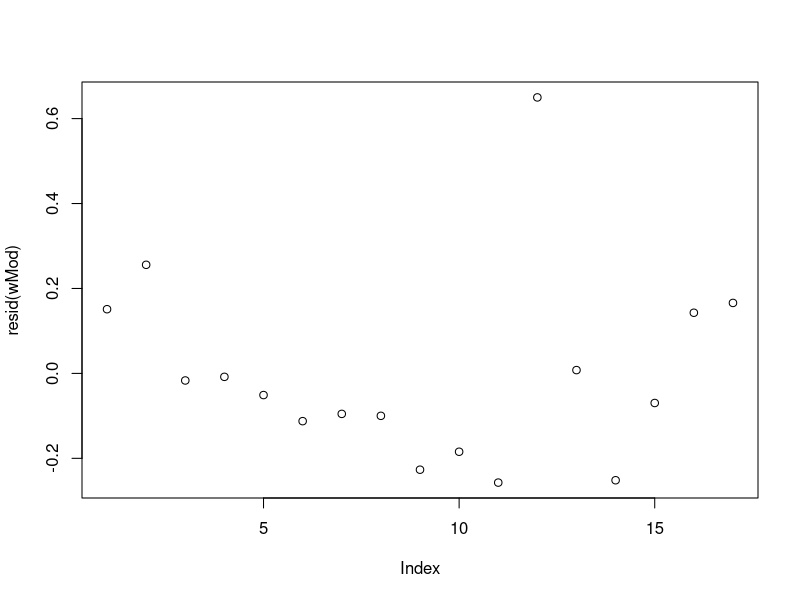

The R script that drew this image:
## ---- chunk 1
uTest = function(c0, c1, cstar, alternative, data) {
    model = lm(y~x, data)
    b0 = coef(model)[1]
    b1 = coef(model)[2]
    resids = resid(model)
    n = dim(data)[1]
    xbar = mean(data$x)
    S2 = sum(resids^2)
    sx = sum((data$x - xbar)^2)
    sigma = sqrt(S2/(n - 2))
    uStat = (c0^2/n + (c0*xbar - c1)^2/sx)^(-0.5)*((c0*b0 +c1*b1 - cstar)/sigma)
    cat("U statistic:", uStat, "\n")
    degFree = n - 2
    if (alternative == "not.equal") {
        cat("P value:", 2*pt(uStat, df=degFree))        
    } else if(alternative =="lesser") {
        cat("P value:", pt(uStat, df=degFree))
    } else {
        cat("P value:", pt(uStat, df=degFree, lower.tail = FALSE))
    }
}
## ---- chunk 2
predInt = function(data, xnew, a0) {
    model = lm(y~x, data = data)
    n = dim(data)[1]
    xbar = mean(data$x)
    resids = resid(model)
    S2 = sum(resids^2)
    sx = sqrt(sum((data$x - xbar)^2))
    sig = sqrt(S2/(n - 2))
    yhat = predict(model, data.frame(x=c(xnew)))
    tcoef = qt((1 - a0/2), df = (n- 2))
    return(yhat + c(-1, 1)*tcoef*sig*sqrt(1 + 1/n + (xnew - xbar)^2/sx^2))
}
## ---- chunk 3
water = data.frame(x=c(194.5, 194.3, 197.9, 198.4, 199.4, 199.9, 200.9, 201.1, 201.4, 201.3, 203.6, 204.6, 209.5, 208.6, 210.7, 211.9, 212.2), y=c(20.79, 20.79, 22.4, 22.67, 23.15, 23.35, 23.89, 23.99, 24.02, 24.01, 25.14, 26.57, 28.49, 27.76, 29.04, 29.88, 30.06))
wMod = lm(y~x, data = water)
summary(wMod)
## ---- chunk 4
plot(resid(wMod))
## ---- chunk 5
logMod = lm(log(y)~x, data = water)
summary(logMod)
## ---- chunk 6
sigPrime = function(model) {
    resids = resid(model)
    n = length(resids)
    return(sqrt(sum(resids^2)/ (n - 2)))
}
## ---- chunk 7
regConf = function(data, alpha){
    n = dim(data)[1]
    model = lm(y~x, data = data)
    intercept = coef(model)[1]
    slope = coef(model)[2]
    resids = resid(model)
    xbar = mean(data$x)
    S2 = sum(resids^2)
    sx = sqrt(sum((data$x - xbar)^2))
    sigma = sqrt(S2/(n - 2))
    tstar = qt(1.0 - alpha/2, df = (n - 2))
    confSlope = slope + c(-1, 1)*sigma/sx * tstar
    confInt = intercept + c(-1, 1)*sigma*sqrt(1/n + (xbar/sx)^2)*tstar
    cat("Confidence interval for intercept:", confInt, "\n")
    cat("Confidence interval for slope:", confSlope)
}
## ---- chunk 8
unemp = matrix(c(rep(1, 10), 113, 123, 127, 138, 130, 146, 151, 152, 141, 159, seq(1, 10, 1), 3.1, 1.9, 1.7, 1.6, 3.2, 2.7, 2.6, 2.9, 4.7, 3.8), ncol = 4)
unemp
## ---- chunk 9
linreg = function(data) {
    numVars = ncol(data) - 1
    y = data[ , ncol(data)]
    X = data[ , 1:numVars]
    return(solve(t(X) %*% X) %*% t(X) %*% y)
}
## ---- chunk 10
dish = matrix(c(rep(1, 26), seq(1, 26, 1), 34.2, 34.3, 37.7, 42.5, 43.1, 42.7, 38.2, 37.1, 43.1, 43.6, 41, 53.7, 63.8, 62.3, 48.2, 42.2, 51.2, 60.7, 62.4, 59.1, 47.1, 44.7, 37.8, 52.7, 60.3, 61.4, 555, 620, 720, 880, 1050, 1290, 1528, 1586, 1960, 2118, 2116, 2477, 3199, 3702, 3320, 2702, 3140, 3356, 3558, 3488, 2738, 2484, 2170, 3092, 3491, 3536), ncol = 4)
## ---- chunk 11
coefCorr = function(data, i1, i2){
    numVars = ncol(data) - 1
    X = data[ , 1:numVars]
    XtXinv = solve(t(X) %*% X)
    covar = XtXinv[i1, i2]
    var1 = XtXinv[i1, i1]
    var2 = XtXinv[i2, i2]
    return(covar/sqrt(var1 * var2))
}
## ---- chunk 12
covarMat = function(data) {
    X = data.matrix(cbind(1, data[, !(names(data) %in% c("y"))]))
    return(solve(t(X) %*% X))
}
## ---- chunk 13
df = data.frame(dish[, 2:4])
colnames(df) = c("year", "invest", "y")
head(df)
## ---- chunk 14
multiHypo = function(data, coef, h0val, alternative="not.equal") {
    lMod = lm(y~., data = data)
    modR = resid(lMod)
    X = as.matrix.data.frame(cbind(1, data[ , !(names(data)%in% c("y"))]))
    XtXinv = solve(t(X) %*% X)
    regCoef = lMod$coefficients[coef + 1]
    cat("Regression coefficient value:", regCoef, "\n")
    varCoef = XtXinv[coef + 1, coef + 1]
    cat("Variance of coefficient:", varCoef, "\n")
    n = nrow(data)
    p = ncol(data)
    degFree = n - p
    sigPrime = sqrt(sum(modR^2)/degFree)
    cat("Sigma prime:", sigPrime, "\n")
    U = (regCoef - h0val)/sqrt(varCoef)/sigPrime
    cat("U statistic:", U, "\n")
    cat("Degrees of freedom:", degFree, "\n")
    if (alternative == "not.equal") {
        if (U > 0) {
        pval = 2*pt(U, df = degFree, lower.tail = FALSE)
        } else {
            pval = 2*pt(U, df = degFree)
        }
    } else if (alternative == "greater") {
        pval = pt(U, df = degFree, lower.tail = FALSE)
    } else{
        pval = pt(U, df=degFree)
    }
    cat("P value:", pval, "\n")
}
## ---- chunk 15
multiConf = function(data, zpr, alpha) {
    lMod = lm(y~., data = data)
    modR = resid(lMod)
    yhat = predict(lMod, zpr)
    X = as.matrix.data.frame(cbind(1, data[ ,  !(names(data)%in% c("y"))]))
    n = nrow(data)
    p = ncol(data)
    degFree = n - p
    sigPrime = sqrt(sum(modR^2)/degFree)
    zpr = data.matrix(cbind(1, zpr))
    confInt = yhat + c(-1, 1)*qt((1 - alpha/2), df=degFree) * sigPrime * 
        sqrt(1 + as.vector(zpr %*% solve(t(X) %*% X) %*% t(zpr)))
    cat("Prediction:", yhat, "\n")
    cat("Sigma prime:", sigPrime, "\n")
    cat("Confidence interval:", confInt, "\n")
}
## ---- chunk 16
rSquare = function(data) {
    lmod = lm(y~., data)
    modR = resid(lmod)
    ybar = mean(data$y)
    numer = sum(modR^2)
    denom = sum((data$y - ybar)^2)
    return(1.0 - numer/denom)
}
## ---- chunk 17
Wtest = function(data, i, j, beta_i, beta_j){
    i = i + 1
    j = j + 1
    covMat = covarMat(data)
    p = ncol(data)
    lMod = lm(y~., data = data)
    n = nrow(data)
    sigma = sum(resid(lMod)^2)
    p_ij = covMat[i, j]
    p_ii = covMat[i, i]
    p_jj = covMat[j, j]
    b_i_hat = coef(lMod)[i]
    b_j_hat = coef(lMod)[j]
    W = (p_jj*(b_i_hat - beta_i)^2 + p_ii*(b_j_hat - beta_j)^2 - 2*p_ij*(b_i_hat - beta_i) *(b_j_hat - beta_j))/(p_ii*p_jj - p_ij^2)
    fstat = W/(2*sigma)*(n - p)
    cat("W squared:", W, "\n")
    cat("Sigma squared:", sigma, "\n")
    cat("F statistic:", fstat, "\n")  
    cat("P value:", pf(fstat, df1 = 2, df2 = (n - p), lower.tail = FALSE))
}
